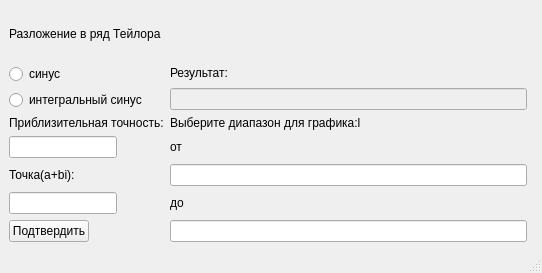
<?xml version="1.0" encoding="UTF-8"?>
<ui version="4.0">
 <class>MainWindow</class>
 <widget class="QMainWindow" name="MainWindow">
  <property name="geometry">
   <rect>
    <x>0</x>
    <y>0</y>
    <width>542</width>
    <height>273</height>
   </rect>
  </property>
  <property name="windowTitle">
   <string>MainWindow</string>
  </property>
  <widget class="QWidget" name="centralwidget">
   <layout class="QGridLayout" name="gridLayout">
    <item row="0" column="1">
     <widget class="QWidget" name="widget" native="true"/>
    </item>
    <item row="0" column="0">
     <layout class="QVBoxLayout" name="verticalLayout_2">
      <item>
       <widget class="QLabel" name="label_2">
        <property name="text">
         <string>Разложение в ряд Тейлора</string>
        </property>
       </widget>
      </item>
      <item>
       <layout class="QFormLayout" name="formLayout">
        <item row="0" column="0">
         <layout class="QVBoxLayout" name="verticalLayout">
          <item>
           <widget class="QRadioButton" name="sin_">
            <property name="text">
             <string>синус</string>
            </property>
           </widget>
          </item>
          <item>
           <widget class="QRadioButton" name="si_">
            <property name="text">
             <string>интегральный синус</string>
            </property>
           </widget>
          </item>
         </layout>
        </item>
        <item row="0" column="1">
         <layout class="QVBoxLayout" name="verticalLayout_3">
          <item>
           <widget class="QLabel" name="label_4">
            <property name="text">
             <string>Результат:</string>
            </property>
           </widget>
          </item>
          <item>
           <widget class="QLineEdit" name="result_">
            <property name="enabled">
             <bool>false</bool>
            </property>
           </widget>
          </item>
         </layout>
        </item>
        <item row="1" column="0">
         <widget class="QLabel" name="label">
          <property name="text">
           <string>Приблизительная точность:</string>
          </property>
         </widget>
        </item>
        <item row="2" column="0">
         <widget class="QLineEdit" name="degree_"/>
        </item>
        <item row="3" column="0">
         <widget class="QLabel" name="label_3">
          <property name="text">
           <string>Точка(a+bi):</string>
          </property>
         </widget>
        </item>
        <item row="4" column="0">
         <widget class="QLineEdit" name="point_">
          <property name="enabled">
           <bool>true</bool>
          </property>
          <property name="sizePolicy">
           <sizepolicy hsizetype="Fixed" vsizetype="Fixed">
            <horstretch>0</horstretch>
            <verstretch>0</verstretch>
           </sizepolicy>
          </property>
          <property name="baseSize">
           <size>
            <width>0</width>
            <height>0</height>
           </size>
          </property>
          <property name="inputMethodHints">
           <set>Qt::ImhNone</set>
          </property>
          <property name="inputMask">
           <string/>
          </property>
          <property name="maxLength">
           <number>32760</number>
          </property>
          <property name="frame">
           <bool>true</bool>
          </property>
          <property name="echoMode">
           <enum>QLineEdit::Normal</enum>
          </property>
          <property name="alignment">
           <set>Qt::AlignLeading|Qt::AlignLeft|Qt::AlignVCenter</set>
          </property>
         </widget>
        </item>
        <item row="5" column="0">
         <widget class="QPushButton" name="pushButton">
          <property name="sizePolicy">
           <sizepolicy hsizetype="Maximum" vsizetype="Maximum">
            <horstretch>0</horstretch>
            <verstretch>0</verstretch>
           </sizepolicy>
          </property>
          <property name="maximumSize">
           <size>
            <width>80</width>
            <height>16777215</height>
           </size>
          </property>
          <property name="sizeIncrement">
           <size>
            <width>0</width>
            <height>0</height>
           </size>
          </property>
          <property name="text">
           <string>Подтвердить</string>
          </property>
         </widget>
        </item>
        <item row="1" column="1">
         <widget class="QLabel" name="label_5">
          <property name="text">
           <string>Выберите диапазон для графика:l</string>
          </property>
         </widget>
        </item>
        <item row="3" column="1">
         <widget class="QLineEdit" name="from_"/>
        </item>
        <item row="5" column="1">
         <widget class="QLineEdit" name="before_"/>
        </item>
        <item row="2" column="1">
         <widget class="QLabel" name="label_6">
          <property name="text">
           <string>от</string>
          </property>
         </widget>
        </item>
        <item row="4" column="1">
         <widget class="QLabel" name="label_7">
          <property name="text">
           <string>до</string>
          </property>
         </widget>
        </item>
       </layout>
      </item>
     </layout>
    </item>
   </layout>
  </widget>
  <widget class="QMenuBar" name="menubar">
   <property name="geometry">
    <rect>
     <x>0</x>
     <y>0</y>
     <width>542</width>
     <height>21</height>
    </rect>
   </property>
  </widget>
  <widget class="QStatusBar" name="statusbar"/>
 </widget>
 <resources/>
 <connections/>
</ui>
